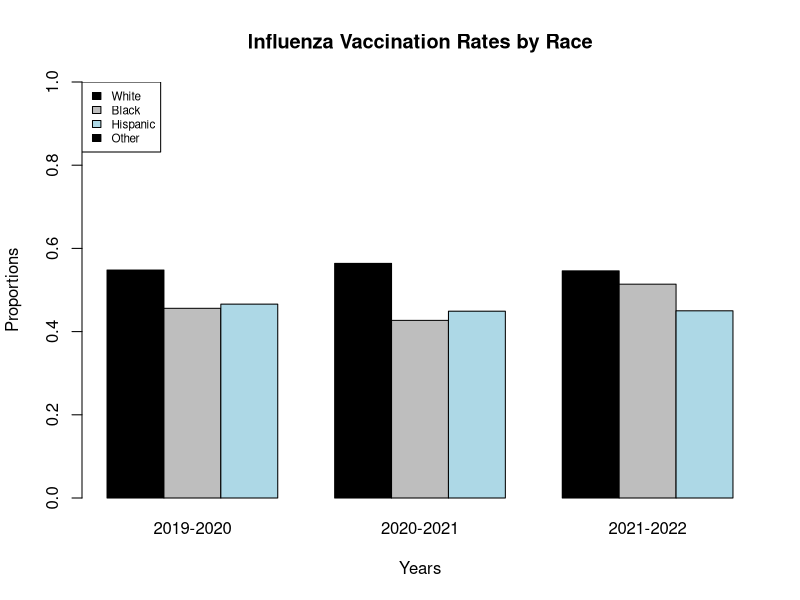

Write R code to recreate this figure.
colors = c("black", "grey", "lightblue") # nolint
years <- c("2019-2020", "2020-2021", "2021-2022")
race <- c("White", "Black", "Hispanic", "Other")
proportions_race <- matrix(c(.548, .564, .546, .456, .427, .514, .466, .449, .45, .518, .521, .525), # nolint
                 nrow = 3, ncol = 3, byrow = TRUE)
# Create the bar chart
barplot(proportions_race, main = "Influenza Vaccination Rates by Race", names.arg = years, # nolint
                          xlab = "Years", ylab = "Proportions", ylim = c(0, 1),
                          col = colors, beside = TRUE)
# Add the legend to the chart
legend("topleft", race, cex = 0.7, fill = colors)